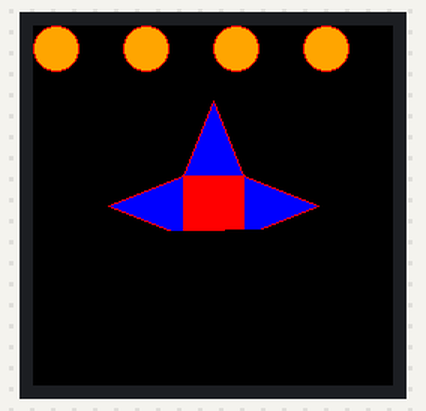
A program run on a simulated Raspberry Pi (BCM pin numbers). Shown: 240×240 colour display. Library files of the repository ran but are not shown: ST7789.py.

Above: at 1.44 s.

The program:

Button_demo.py
```python
# -*- coding:utf-8 -*-
import spidev as SPI
import ST7789
import RPi.GPIO as GPIO

import time
import subprocess

from PIL import Image
from PIL import ImageDraw
from PIL import ImageFont


#GPIO define
RST = 27
DC = 25
BL = 24
bus = 0
device = 0

KEY_UP_PIN     = 26
KEY_DOWN_PIN   = 6
KEY_LEFT_PIN   = 13 #
KEY_RIGHT_PIN  = 5
KEY_PRESS_PIN  = 19 #

KEY1_PIN       = 21
KEY2_PIN       = 20
KEY3_PIN       = 16
KEY4_PIN       = 12


# 240x240 display with hardware SPI:
disp = ST7789.ST7789(SPI.SpiDev(bus, device),RST, DC, BL)
disp.Init()

# Clear display.
disp.clear()

#init GPIO
# for P4:
# sudo vi /boot/config.txt
# gpio=6,19,5,26,13,21,20,16=pu
GPIO.setmode(GPIO.BCM)
GPIO.setup(KEY_UP_PIN,      GPIO.IN, pull_up_down=GPIO.PUD_UP) # Input with pull-up
GPIO.setup(KEY_DOWN_PIN,    GPIO.IN, pull_up_down=GPIO.PUD_UP) # Input with pull-up
GPIO.setup(KEY_LEFT_PIN,    GPIO.IN, pull_up_down=GPIO.PUD_UP) # Input with pull-up
GPIO.setup(KEY_RIGHT_PIN,   GPIO.IN, pull_up_down=GPIO.PUD_UP) # Input with pull-up
GPIO.setup(KEY_PRESS_PIN,   GPIO.IN, pull_up_down=GPIO.PUD_UP) # Input with pull-up
GPIO.setup(KEY1_PIN,        GPIO.IN, pull_up_down=GPIO.PUD_UP) # Input with pull-up
GPIO.setup(KEY2_PIN,        GPIO.IN, pull_up_down=GPIO.PUD_UP) # Input with pull-up
GPIO.setup(KEY3_PIN,        GPIO.IN, pull_up_down=GPIO.PUD_UP) # Input with pull-up
GPIO.setup(KEY4_PIN,        GPIO.IN, pull_up_down=GPIO.PUD_UP)
# Create blank image for drawing.
# Make sure to create image with mode '1' for 1-bit color.
width = 240
height = 240
image = Image.new('RGB', (width, height))

# Get drawing object to draw on image.
draw = ImageDraw.Draw(image)

# Draw a black filled box to clear the image.
draw.rectangle((0,0,width,height), outline=0, fill=0)
disp.ShowImage(image,0,0)

draw.text((80, 220), 'SB-Components ', fill = "WHITE")

# try:
while 1:
    # with canvas(device) as draw:
    if GPIO.input(KEY_UP_PIN): # button is released
        draw.polygon([(120, 50), (100, 100), (140, 100)], outline=255, fill="blue")  #Up
    else: # button is pressed:
        draw.polygon([(120, 50), (100, 100), (140, 100)], outline=255, fill=0)  #Up filled
        print ("Up")

    if GPIO.input(KEY_LEFT_PIN): # button is released
        draw.polygon([(50, 120), (100, 100), (100, 140)], outline=255, fill="blue")  #left
    else: # button is pressed:
        draw.polygon([(50, 120), (100, 100), (100, 140)], outline=255, fill=0)  #left filled
        print ("left")

    if GPIO.input(KEY_RIGHT_PIN): # button is released
        draw.polygon([(190, 120), (140, 100), (140, 140)], outline=255, fill="blue") #right
    else: # button is pressed:
        draw.polygon([(190, 120), (140, 100), (140, 140)], outline=255, fill=0) #right filled
        print ("right")

    if GPIO.input(KEY_DOWN_PIN): # button is released
        draw.polygon([(120, 190), (140, 140), (100, 140)], outline=255, fill="blue") #down
    else: # button is pressed:
        draw.polygon([(120, 190), (140, 140), (100, 140)], outline=255, fill=0) #down filled
        print ("down")

    if GPIO.input(KEY_PRESS_PIN): # button is released
        draw.rectangle((140, 140,100,100), outline=255, fill="red") #center
    else: # button is pressed:
        draw.rectangle((140, 140,100,100), outline=255, fill=0) #center filled
        print ("center")

    if GPIO.input(KEY1_PIN): # button is released
        draw.ellipse((0,0,30,30), outline=255, fill="orange") #A button
    else: # button is pressed:
        draw.ellipse((0,0,30,30), outline=255, fill=0) #A button filled
        print ("KEY1")

    if GPIO.input(KEY2_PIN): # button is released
        draw.ellipse((60,0,90,30), outline=255, fill="orange") #B button]
    else: # button is pressed:
        draw.ellipse((60,0,90,30), outline=255, fill=0) #B button filled
        print ("KEY2")

    if GPIO.input(KEY3_PIN): # button is released
        draw.ellipse((120,0,150,30), outline=255, fill="orange") #A button
    else: # button is pressed:
        draw.ellipse((120,0,150,30), outline=255, fill=0) #A button filled
        print ("KEY3")


    if GPIO.input(KEY4_PIN): # button is released
        draw.ellipse((180,0,210,30), outline=255, fill="orange") #A button
    else: # button is pressed:
        draw.ellipse((180,0,210,30), outline=255, fill=0) #A button filled
        print ("KEY4")
    disp.ShowImage(image,0,0)
# except:
	# print("except")
# GPIO.cleanup()
```
